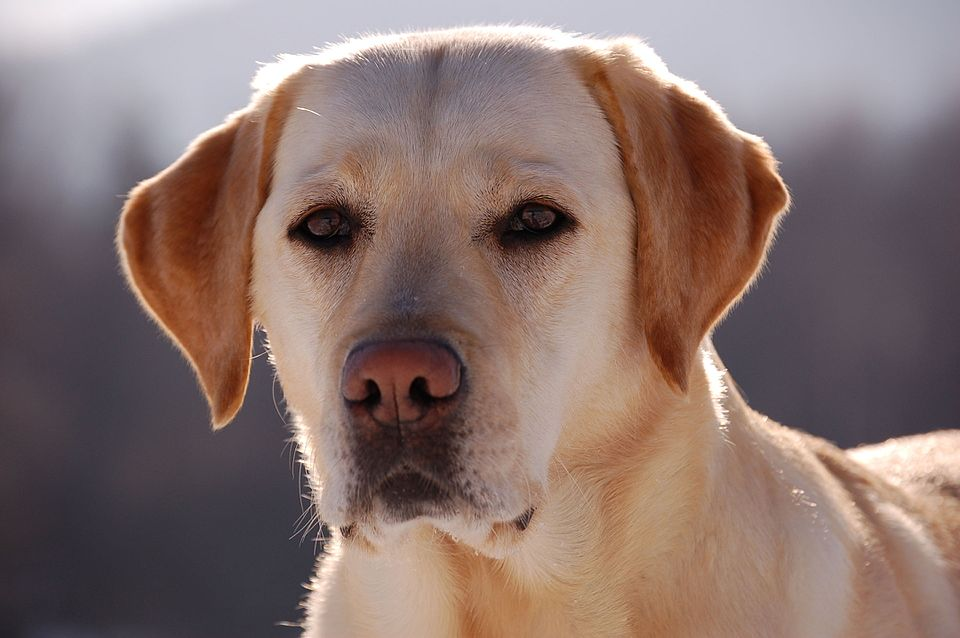
#> input picture input/Afra_013.jpg, 960 x 638 px, found by its file name
$ python 04_skimage.py
#> lines starting #> are read from the running program, lines starting #| are printed output that depends on the picture; after the words box and inside, x2 and y2 are one past the last pixel; in counts of white or black regions, pixels touching at a corner belong together
from skimage import io, color
from skimage.filters import threshold_otsu
import matplotlib.pyplot as plt

# Load the image of the labrador
# From https://commons.wikimedia.org/wiki/File:Afra_013.jpg
# Using relative path, root base is python-basics\python-basics folder
labrador = io.imread("input/Afra_013.jpg")
#> labrador is the input picture: shape (638, 960, 3); mean R, G, B 136.2, 114.8, 109.7
# Convert the image to grayscale
gray_labrador = color.rgb2gray(labrador)
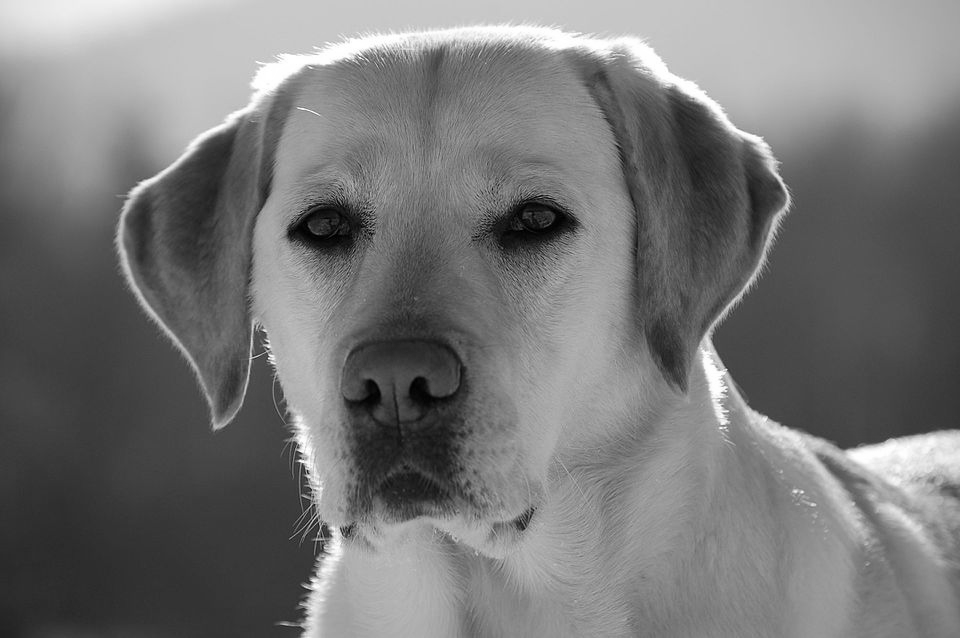
#> gray_labrador: shape (638, 960) float64; min 0, max 1, mean 0.467
# Display the grayscale image
plt.axis("off") # turn off axis
plt.imshow(gray_labrador, cmap='gray')
plt.savefig("output/labrador_gray.png", dpi=300)  # save figure
plt.show()

# Load image of ants
# From https://commons.wikimedia.org/wiki/File:Ants_on_a_dandelion.jpg
ants = io.imread("input/Ants_on_a_dandelion.jpg")
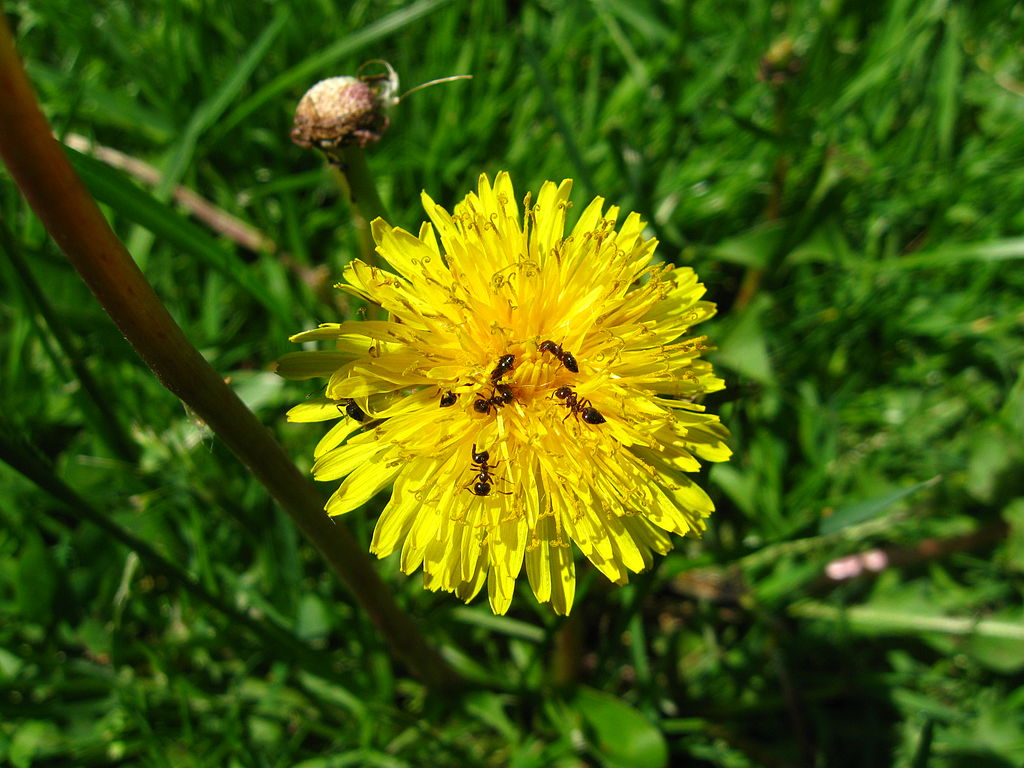
#> input picture input/Ants_on_a_dandelion.jpg, 1024 x 768 px, found by its file name
#> ants is the input picture: shape (768, 1024, 3); mean R, G, B 69.6, 94.2, 11.6
print(ants.shape)  # (height, width, channels)
#| (768, 1024, 3)

# Display the three color channels separately
fig, ax = plt.subplots(2,2, figsize=(8,8))
red_ch = ax[0][0].imshow(ants[:,:,0], cmap="Reds")
ax[0][0].set_title("Red channel")
ax[0][0].axis("off")
plt.colorbar(red_ch, ax=ax[0][0], fraction=0.046, pad=0.04)

green_ch = ax[0][1].imshow(ants[:,:,1], cmap="Greens")
ax[0][1].set_title("Green channel")
ax[0][1].axis("off")
plt.colorbar(green_ch, ax=ax[0][1], fraction=0.046, pad=0.04)

blue_ch = ax[1][0].imshow(ants[:,:,2], cmap="Blues")
ax[1][0].set_title("Blue channel")
ax[1][0].axis("off")
plt.colorbar(blue_ch, ax=ax[1][0], fraction=0.046, pad=0.04)

# Original rgb image
ax[1][1].imshow(ants)
ax[1][1].set_title("Original image")
ax[1][1].axis("off")
plt.savefig("output/ants_channels.png", dpi=300)
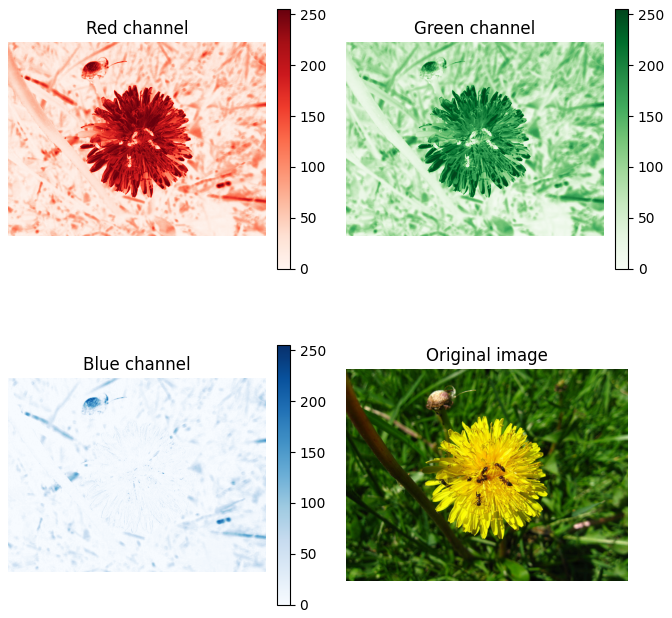
#> figure drawn by matplotlib, 7 panels
plt.show()

# Thresholding on gray scale image
gray_ants = color.rgb2gray(ants)
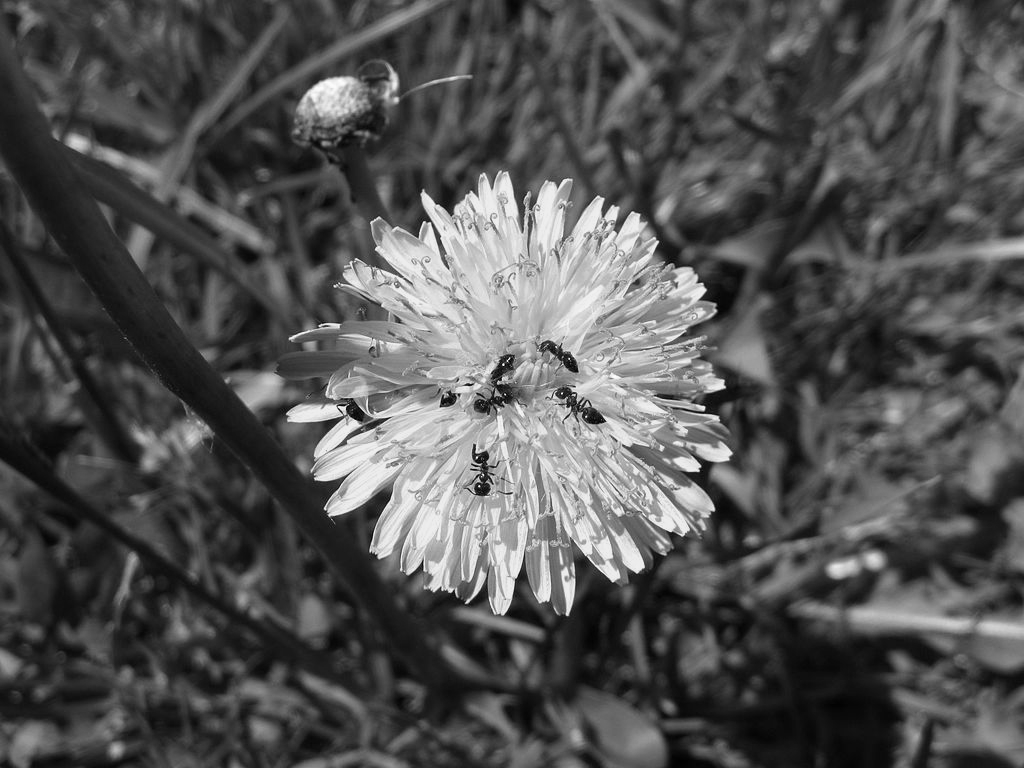
#> gray_ants: shape (768, 1024) float64; min 0.00333, max 0.997, mean 0.326
thresh = threshold_otsu(gray_ants)
#> thresh = 0.456
binary_ants = gray_ants > thresh
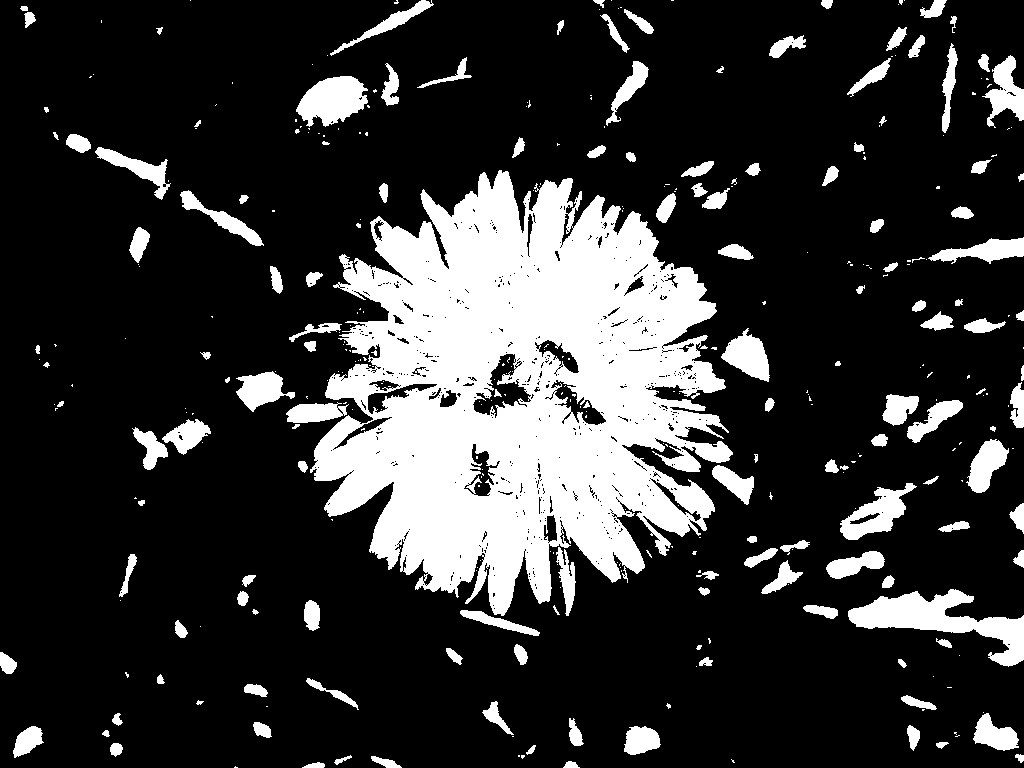
#> binary_ants: shape (768, 1024) bool; 20.7% white; 362 white regions (216 under 20 px), largest, box (x1, y1, x2, y2) and area: (310, 170, 733, 616) 113852, (848, 589, 1024, 667) 5188, (296, 76, 368, 127) 2434
plt.imshow(binary_ants, cmap='gray')
plt.axis("off")
plt.savefig("output/ants_binary.png", dpi=300)
plt.show()
